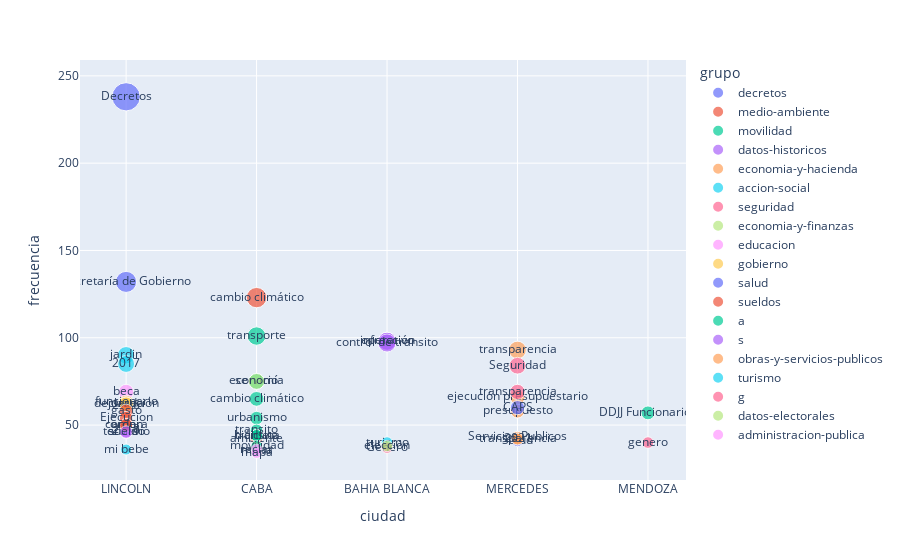

Here is the notebook cell this chart was saved with:
### Code cell
px.scatter(matriz_tags_lematizados_agrupados[:50],x='ciudad',y='frecuencia',text='tags_lematizados',color='grupo',size='frecuencia')

### Figure 1 — Plotly figure (JSON) as saved in the notebook; plotly's stock layout.template omitted (floating-point values rounded to 4 significant figures)
{"data": [{"hovertemplate": "grupo=decretos<br>ciudad=%{x}<br>frecuencia=%{marker.size}<br>tags_lematizados=%{text}<extra></extra>", "legendgroup": "decretos", "marker": {"color": "#636efa", "size": [238, 132], "sizemode": "area", "sizeref": 0.595, "symbol": "circle"}, "mode": "markers+text", "name": "decretos", "orientation": "v", "showlegend": true, "text": ["Decretos", "Secretaría de Gobierno"], "type": "scatter", "x": ["LINCOLN", "LINCOLN"], "xaxis": "x", "y": [238, 132], "yaxis": "y"}, {"hovertemplate": "grupo=medio-ambiente<br>ciudad=%{x}<br>frecuencia=%{marker.size}<br>tags_lematizados=%{text}<extra></extra>", "legendgroup": "medio-ambiente", "marker": {"color": "#EF553B", "size": [123, 42], "sizemode": "area", "sizeref": 0.595, "symbol": "circle"}, "mode": "markers+text", "name": "medio-ambiente", "orientation": "v", "showlegend": true, "text": ["cambio climático", "ambiente"], "type": "scatter", "x": ["CABA", "CABA"], "xaxis": "x", "y": [123, 42], "yaxis": "y"}, {"hovertemplate": "grupo=movilidad<br>ciudad=%{x}<br>frecuencia=%{marker.size}<br>tags_lematizados=%{text}<extra></extra>", "legendgroup": "movilidad", "marker": {"color": "#00cc96", "size": [101, 75, 65, 54, 47, 44, 44, 38, 35], "sizemode": "area", "sizeref": 0.595, "symbol": "circle"}, "mode": "markers+text", "name": "movilidad", "orientation": "v", "showlegend": true, "text": ["transporte", "servicio", "cambio climático", "urbanismo", "transito", "tránsito", "bicicleta", "movilidad", "mapa"], "type": "scatter", "x": ["CABA", "CABA", "CABA", "CABA", "CABA", "CABA", "CABA", "CABA", "CABA"], "xaxis": "x", "y": [101, 75, 65, 54, 47, 44, 44, 38, 35], "yaxis": "y"}, {"hovertemplate": "grupo=datos-historicos<br>ciudad=%{x}<br>frecuencia=%{marker.size}<br>tags_lematizados=%{text}<extra></extra>", "legendgroup": "datos-historicos", "marker": {"color": "#ab63fa", "size": [98, 98, 97], "sizemode": "area", "sizeref": 0.595, "symbol": "circle"}, "mode": "markers+text", "name": "datos-historicos", "orientation": "v", "showlegend": true, "text": ["infracción", "operativo", "control de transito"], "type": "scatter", "x": ["BAHIA BLANCA", "BAHIA BLANCA", "BAHIA BLANCA"], "xaxis": "x", "y": [98, 98, 97], "yaxis": "y"}, {"hovertemplate": "grupo=economia-y-hacienda<br>ciudad=%{x}<br>frecuencia=%{marker.size}<br>tags_lematizados=%{text}<extra></extra>", "legendgroup": "economia-y-hacienda", "marker": {"color": "#FFA15A", "size": [93, 66, 58], "sizemode": "area", "sizeref": 0.595, "symbol": "circle"}, "mode": "markers+text", "name": "economia-y-hacienda", "orientation": "v", "showlegend": true, "text": ["transparencia", "ejecución presupuestario", "presupuesto"], "type": "scatter", "x": ["MERCEDES", "MERCEDES", "MERCEDES"], "xaxis": "x", "y": [93, 66, 58], "yaxis": "y"}, {"hovertemplate": "grupo=accion-social<br>ciudad=%{x}<br>frecuencia=%{marker.size}<br>tags_lematizados=%{text}<extra></extra>", "legendgroup": "accion-social", "marker": {"color": "#19d3f3", "size": [90, 85, 61, 47, 36], "sizemode": "area", "sizeref": 0.595, "symbol": "circle"}, "mode": "markers+text", "name": "accion-social", "orientation": "v", "showlegend": true, "text": ["jardin", "2017", "2016", "2018", "mi bebe"], "type": "scatter", "x": ["LINCOLN", "LINCOLN", "LINCOLN", "LINCOLN", "LINCOLN"], "xaxis": "x", "y": [90, 85, 61, 47, 36], "yaxis": "y"}, {"hovertemplate": "grupo=seguridad<br>ciudad=%{x}<br>frecuencia=%{marker.size}<br>tags_lematizados=%{text}<extra></extra>", "legendgroup": "seguridad", "marker": {"color": "#FF6692", "size": [84, 69], "sizemode": "area", "sizeref": 0.595, "symbol": "circle"}, "mode": "markers+text", "name": "seguridad", "orientation": "v", "showlegend": true, "text": ["Seguridad", "transparencia"], "type": "scatter", "x": ["MERCEDES", "MERCEDES"], "xaxis": "x", "y": [84, 69], "yaxis": "y"}, {"hovertemplate": "grupo=economia-y-finanzas<br>ciudad=%{x}<br>frecuencia=%{marker.size}<br>tags_lematizados=%{text}<extra></extra>", "legendgroup": "economia-y-finanzas", "marker": {"color": "#B6E880", "size": [75], "sizemode": "area", "sizeref": 0.595, "symbol": "circle"}, "mode": "markers+text", "name": "economia-y-finanzas", "orientation": "v", "showlegend": true, "text": ["economía"], "type": "scatter", "x": ["CABA"], "xaxis": "x", "y": [75], "yaxis": "y"}, {"hovertemplate": "grupo=educacion<br>ciudad=%{x}<br>frecuencia=%{marker.size}<br>tags_lematizados=%{text}<extra></extra>", "legendgroup": "educacion", "marker": {"color": "#FF97FF", "size": [69, 46, 46], "sizemode": "area", "sizeref": 0.595, "symbol": "circle"}, "mode": "markers+text", "name": "educacion", "orientation": "v", "showlegend": true, "text": ["beca", "terciario", "2019"], "type": "scatter", "x": ["LINCOLN", "LINCOLN", "LINCOLN"], "xaxis": "x", "y": [69, 46, 46], "yaxis": "y"}, {"hovertemplate": "grupo=gobierno<br>ciudad=%{x}<br>frecuencia=%{marker.size}<br>tags_lematizados=%{text}<extra></extra>", "legendgroup": "gobierno", "marker": {"color": "#FECB52", "size": [63, 62, 62], "sizemode": "area", "sizeref": 0.595, "symbol": "circle"}, "mode": "markers+text", "name": "gobierno", "orientation": "v", "showlegend": true, "text": ["funcionario", "declaración", "jurada"], "type": "scatter", "x": ["LINCOLN", "LINCOLN", "LINCOLN"], "xaxis": "x", "y": [63, 62, 62], "yaxis": "y"}, {"hovertemplate": "grupo=salud<br>ciudad=%{x}<br>frecuencia=%{marker.size}<br>tags_lematizados=%{text}<extra></extra>", "legendgroup": "salud", "marker": {"color": "#636efa", "size": [60, 41], "sizemode": "area", "sizeref": 0.595, "symbol": "circle"}, "mode": "markers+text", "name": "salud", "orientation": "v", "showlegend": true, "text": ["CAPS", "Salud"], "type": "scatter", "x": ["MERCEDES", "MERCEDES"], "xaxis": "x", "y": [60, 41], "yaxis": "y"}, {"hovertemplate": "grupo=sueldos<br>ciudad=%{x}<br>frecuencia=%{marker.size}<br>tags_lematizados=%{text}<extra></extra>", "legendgroup": "sueldos", "marker": {"color": "#EF553B", "size": [58, 54, 50, 50], "sizemode": "area", "sizeref": 0.595, "symbol": "circle"}, "mode": "markers+text", "name": "sueldos", "orientation": "v", "showlegend": true, "text": ["gasto", "Ejecucion", "orden", "compra"], "type": "scatter", "x": ["LINCOLN", "LINCOLN", "LINCOLN", "LINCOLN"], "xaxis": "x", "y": [58, 54, 50, 50], "yaxis": "y"}, {"hovertemplate": "grupo=a<br>ciudad=%{x}<br>frecuencia=%{marker.size}<br>tags_lematizados=%{text}<extra></extra>", "legendgroup": "a", "marker": {"color": "#00cc96", "size": [57], "sizemode": "area", "sizeref": 0.595, "symbol": "circle"}, "mode": "markers+text", "name": "a", "orientation": "v", "showlegend": true, "text": ["DDJJ Funcionarios"], "type": "scatter", "x": ["MENDOZA"], "xaxis": "x", "y": [57], "yaxis": "y"}, {"hovertemplate": "grupo=s<br>ciudad=%{x}<br>frecuencia=%{marker.size}<br>tags_lematizados=%{text}<extra></extra>", "legendgroup": "s", "marker": {"color": "#ab63fa", "size": [46], "sizemode": "area", "sizeref": 0.595, "symbol": "circle"}, "mode": "markers+text", "name": "s", "orientation": "v", "showlegend": true, "text": ["sueldo"], "type": "scatter", "x": ["LINCOLN"], "xaxis": "x", "y": [46], "yaxis": "y"}, {"hovertemplate": "grupo=obras-y-servicios-publicos<br>ciudad=%{x}<br>frecuencia=%{marker.size}<br>tags_lematizados=%{text}<extra></extra>", "legendgroup": "obras-y-servicios-publicos", "marker": {"color": "#FFA15A", "size": [43, 42, 42], "sizemode": "area", "sizeref": 0.595, "symbol": "circle"}, "mode": "markers+text", "name": "obras-y-servicios-publicos", "orientation": "v", "showlegend": true, "text": ["Servicios Publicos", "2021", "transparencia"], "type": "scatter", "x": ["MERCEDES", "MERCEDES", "MERCEDES"], "xaxis": "x", "y": [43, 42, 42], "yaxis": "y"}, {"hovertemplate": "grupo=turismo<br>ciudad=%{x}<br>frecuencia=%{marker.size}<br>tags_lematizados=%{text}<extra></extra>", "legendgroup": "turismo", "marker": {"color": "#19d3f3", "size": [40], "sizemode": "area", "sizeref": 0.595, "symbol": "circle"}, "mode": "markers+text", "name": "turismo", "orientation": "v", "showlegend": true, "text": ["turismo"], "type": "scatter", "x": ["BAHIA BLANCA"], "xaxis": "x", "y": [40], "yaxis": "y"}, {"hovertemplate": "grupo=g<br>ciudad=%{x}<br>frecuencia=%{marker.size}<br>tags_lematizados=%{text}<extra></extra>", "legendgroup": "g", "marker": {"color": "#FF6692", "size": [40, 37], "sizemode": "area", "sizeref": 0.595, "symbol": "circle"}, "mode": "markers+text", "name": "g", "orientation": "v", "showlegend": true, "text": ["genero", "Género"], "type": "scatter", "x": ["MENDOZA", "BAHIA BLANCA"], "xaxis": "x", "y": [40, 37], "yaxis": "y"}, {"hovertemplate": "grupo=datos-electorales<br>ciudad=%{x}<br>frecuencia=%{marker.size}<br>tags_lematizados=%{text}<extra></extra>", "legendgroup": "datos-electorales", "marker": {"color": "#B6E880", "size": [38], "sizemode": "area", "sizeref": 0.595, "symbol": "circle"}, "mode": "markers+text", "name": "datos-electorales", "orientation": "v", "showlegend": true, "text": ["elección"], "type": "scatter", "x": ["BAHIA BLANCA"], "xaxis": "x", "y": [38], "yaxis": "y"}, {"hovertemplate": "grupo=administracion-publica<br>ciudad=%{x}<br>frecuencia=%{marker.size}<br>tags_lematizados=%{text}<extra></extra>", "legendgroup": "administracion-publica", "marker": {"color": "#FF97FF", "size": [36, 34], "sizemode": "area", "sizeref": 0.595, "symbol": "circle"}, "mode": "markers+text", "name": "administracion-publica", "orientation": "v", "showlegend": true, "text": ["reclar", "mapa"], "type": "scatter", "x": ["CABA", "CABA"], "xaxis": "x", "y": [36, 34], "yaxis": "y"}], "layout": {"legend": {"itemsizing": "constant", "title": {"text": "grupo"}, "tracegroupgap": 0}, "margin": {"t": 60}, "xaxis": {"anchor": "y", "domain": [0, 1], "title": {"text": "ciudad"}}, "yaxis": {"anchor": "x", "domain": [0, 1], "title": {"text": "frecuencia"}}}}
